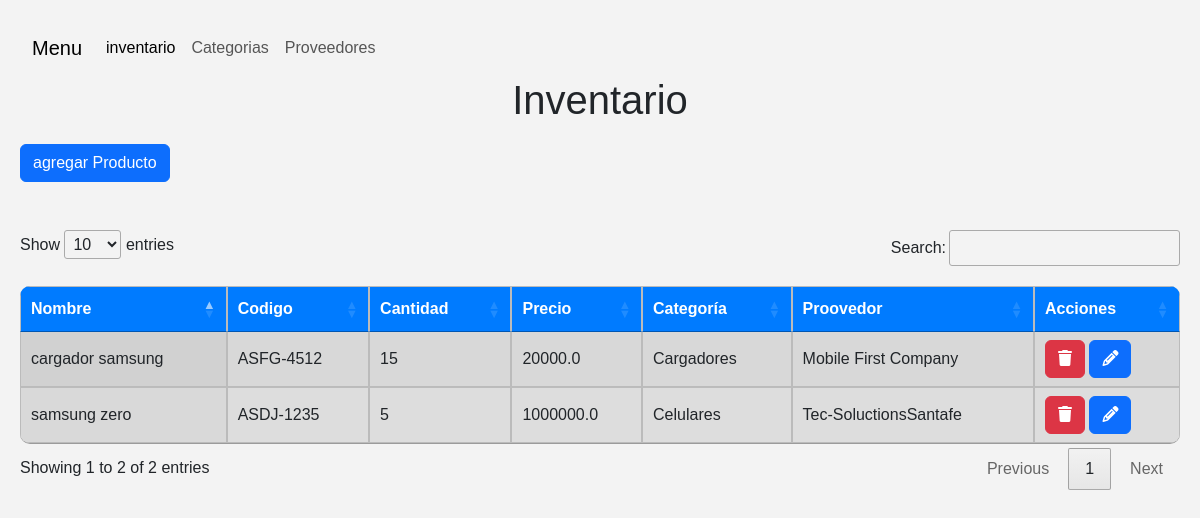
The page / on the database its author committed.
### inventario/models.py (models this page shows)
class Inventory(models.Model):
    name = models.CharField(max_length=50)
    code = models.CharField(max_length=30, null=True)
    amount = models.IntegerField(default=0)
    price = models.FloatField(default=0)
    supplier = models.ForeignKey(Supplier, on_delete=models.CASCADE,null=True)
    category = models.ForeignKey(Category, on_delete=models.CASCADE,null=True)

class Category(models.Model):
    name = models.CharField(max_length=50)
    status = models.BooleanField(default=True)

class Supplier(models.Model):
    name = models.CharField(max_length=50)
    address = models.CharField(max_length=150, null=True)
    cell_phone = models.IntegerField(null=False)
    status = models.BooleanField(default=True)

### inventario/views.py (the view)
# urls.py: path('', inventario, name='home'),
def inventario(request):
    iInventory = Inventory.objects.all()
    return render(request, 'inventario.html', {
         'form': InventoryForm,
         'inventories': iInventory
    })

### inventario/templates/inventario.html (shortened to what this page needs)
{% extends 'layout.html' %} {% block content %}
<h1>Inventario</h1>
  <button type="button" class="btn btn-primary" data-bs-toggle="modal" data-bs-target="#exampleModal">
    agregar Producto
  </button>
  <br>
  <br>
  <br>
  <table id="miTabla" class="display" style="width:100%">
    <thead>
        <tr>
          <th>Nombre</th>
          <th>Codigo</th>
          <th>Cantidad</th>
          <th>Precio</th>
          <th>Categoría</th>
          <th>Proovedor</th>
          <th>Acciones</th>
        </tr>
    </thead>
    <tbody>
      {% for inventory in inventories %}
      <tr>
        <td>{{ inventory.name }}</td>
        <td>{{ inventory.code }}</td>
        <td>{{ inventory.amount }}</td>
        <td>{{ inventory.price }}</td>
        <td>{{ inventory.category.name }}</td>
        <td>{{ inventory.supplier.name }}</td>
          <form id="delete-form-{{ inventory.id }}" action="{% comment %} {% url 'inventory_edit' inventory.id %} {% endcomment %}" method='POST'>
            <td><button type="button" class="btn btn-danger delete-button" data-form="delete-form-{{ inventory.id }}"><i class="fa-solid fa-trash"></i></button>
          </form>
          <button class="cargarURL btn btn-primary" data-bs-toggle="modal" data-bs-target="#editModal" data-url=" {% url 'inventory_edit' inventory.id %}"><i class="fa-solid fa-pencil"></i></button>
      </tr>
    {% endfor %}
    </tbody>
</table>
{% endblock %}

### inventario/templates/layout.html (style rules this page uses)
body { font-family: Arial, sans-serif; margin: 20px; background-color: #f3f3f3; }
h1 { text-align: center; margin-bottom: 20px; }
table { width: 100%; border-collapse: collapse; background-color: #ddd; border-radius: 10px; overflow: hidden; }
th, td { padding: 10px; text-align: left; border: 1px solid #bbb; }
th { background-color: #007bff; color: #fff; font-weight: bold; }
tr:nth-child(even) { background-color: #f2f2f2; }

### rows shown on the page
Inventory: name "cargador samsung", code "ASFG-4512", amount "15", price "20000.0", category.name "Cargadores", supplier.name "Mobile First Company"
Inventory: name "samsung zero", code "ASDJ-1235", amount "5", price "1000000.0", category.name "Celulares", supplier.name "Tec-SoluctionsSantafe"
